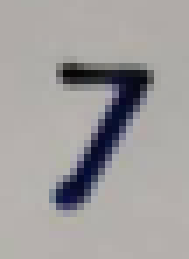
%> input picture Assignment-2/template.bmp, 27 x 37 px, shrunk from 46 x 64 before the run (shown 7 times larger)
$ octave plotFD.m   (GNU Octave 9; MATLAB toolbox functions it lacks are replaced by stand-ins)
%> lines starting %> are read from the running program, lines starting %| are printed output that depends on the picture; in (x1, y1, x2, y2) boxes, pixels count from 0 and x2, y2 are one past the last pixel; in counts of white or black regions, pixels touching at a corner belong together; the program's own positions count from 1
### Assignment-2/getSampleFD.m
function [F]=getSampleFD(GrayImg, sizeofFD)
GrayImg=rgb2gray(GrayImg);%Turn the gray image into balck/white image
bwimg=imbinarize(GrayImg, 'adaptive','ForegroundPolarity','dark','Sensitivity',0.4);%binarize the gray image
sizex=size(bwimg);%sizex is the size of bwImg
for i=1:sizex(1)%exchange the black and white to find boundary
    for j=1:sizex(2)
        if bwimg(i,j)==1
            bwimg(i,j)=0;
        elseif bwimg(i,j)==0
            bwimg(i,j)=1;
        end
    end
end
Bd=findBoundary(bwimg,8,'cw');%find the boundaries
BdPoint=Bd{1};%the only one boundary detected->the template
fx=BdPoint(:,1);%find the x and y
fy=BdPoint(:,2);
ii=sqrt(-1);
U = fx + fy*ii;%Turn the 2D coordinates of edge into 1D imaginary number
[F1]=extractFD(U);%Extracts the Fourier Descriptor of a contour
%Normalize the Fourier Descriptor, which is invariant to translation,rotation and scaling of the original contour
[F2]=normaliseFD(F1);
F=resizeFD(F2, sizeofFD);%Resize the Fourier Descriptor into assigned length
end

### Assignment-2/findBoundary.m
function B=findBoundary(BW,conn,dir)
%BOUNDARIES Trace object boundaries.
%B=BOUNDARIES(BW) traces the exterior boundaries of objects in the binary image BW.
%B is a p_by_1 cell array,where p is the number of objects in the image.
%Each cell contains a Q_by_2 matrix,each row of which contains the row and column coordinates of a boundary pixel.
%Q is the number of boundary pixels for the corresponding object.
%Object boundaries are traced in the clockwise direction.
%B=BOUNDARIES(BW,CONN) specifies the connectivity to use when tracing  boundaries.
%CONN may be either 8 or 4.The default value for CONN is 8.
%B=BOUNDARIES(BW,CONN,DIR) specifies the direction used for tracing  boundaries.
%DIR should be either 'cw'(trace boundaries clockwise) or 'ccw'(trace boundaries counterclockwise).
%If DIR is omitted BOUNDARIES traces in the clockwise direction.
if nargin<3
    dir='cw';
end
if nargin<2
    conn=8;
end
L=bwlabel(BW,conn);
%The number of objects is the maximum value of L.
%Initialize the cell array B so that each cell initially contains a 0_by_2 matrix.
numObjects=max(L(:));
if numObjects>0
    B={zeros(0,2)};
    B=repmat(B,numObjects,1);
else
    B={};%只有背景
end
%Pad label matrix with zeros（用0扩展标签矩阵）.
%This lets us write the boundary_following loop without worrying about going off the edge of the image.
Lp=padarray(L,[1 1],0,'both');
%Compute the linear indexing offsets to take us from a pixel to its neighbors.
M=size(Lp,1);
if conn==8
    %Order is N NE E SE S SW W NW.
    offsets=[-1,M-1,M,M+1,1,-M+1,-M,-M-1];
else
    %Order is N E S W.
    offsets=[-1,M,1,-M];
end
%next_search_direction_lut is a lookup tabl.Given the direction from pixel
%k to pixel k+1,what is the direction to start with when examining the
%neighborhood of pixel k+1?
if conn==8
    next_search_direction_lut=[8 8 2 2 4 4 6 6];
else
    next_search_direction_lut=[4 1 2 3];
end
%next_direction_lut is a lookup table查询表.Given that we just looked at neighbor
%in a given direction,which neighbor do we look at next?
if conn==8
  next_direction_lut=[2 3 4 5 6 7 8 1];
else
  next_direction_lut=[2 3 4 1];
end
%Values used for marking the starting and boundary pixels.
START=-1;
BOUNDARY=-2;
%Initialize scratch space in which to record the boundary pixels as well as follow the boundary.
scratch=zeros(100,1);
%Find candidate starting locations for boundaries.
[rr,cc]=find((Lp(2:end-1,:)>0)&(Lp(1:end-2,:)==0));
rr=rr+1;
for k=1:length(rr)
    r=rr(k);
    c=cc(k);%得到边界点的位置【r c】
    if (Lp(r,c)>0)&&(Lp(r-1,c)==0)&&isempty(B{Lp(r,c)}) %&->&&
        %We've found the start of the next boundary.Compute its linear
        %offset,record which boundary it is,mark it,and initialize the
        %counter for the number of boundary pixels.
        idx=(c-1)*size(Lp,1)+r;
        which=Lp(idx);
        scratch(1)=idx;
        Lp(idx)=START;
        numpixels=1;
        currentpixel=idx;
        initial_departure_direction=[];
        done=0;
        next_search_direction=2;
        while ~done
            %Find the next boundary pixel.
            direction=next_search_direction;
            found_next_pixel=0;
            for k=1:length(offsets)
                neighbor=currentpixel+offsets(direction);
                if Lp(neighbor)~=0
                    %Found the next boundary pixel.
                    if (Lp(currentpixel)==START)&&...
                        isempty(initial_departure_direction)
                    %We are making the initial departure from the starting
                    %pixel.
                    initial_departure_direction=direction;
                    elseif (Lp(currentpixel)==START)&&...
                            (initial_departure_direction==direction)
                       % We are about to retrace our path.
                       %That means we're done.
                       done=1;
                       found_next_pixel=1;
                       break;
                    end
                    %Take the next step along the boundary.
                    next_search_direction=...
                        next_search_direction_lut(direction);
                    found_next_pixel=1;
                    numpixels=numpixels+1;
                    if numpixels>size(scratch,1)
                        %Double the scratch space.
                        scratch(2*size(scratch,1))=0;
                    end
                    scratch(numpixels)=neighbor;
                    if Lp(neighbor)~=START
                       Lp(neighbor)=BOUNDARY;
                    end
                    currentpixel=neighbor;
                    break;
                end
                direction=next_direction_lut(direction);
            end
            if ~found_next_pixel
                %If there is no next neighbor,the object must just have a
                %single pixel.
                numpixels=2;
                scratch(2)=scratch(1);
                done=1;
            end
        end
        %Convert linear indices to row_column coordinates and save in the
        %output cell array.
        [row,col]=ind2sub(size(Lp),scratch(1:numpixels));
        B{which}=[row-1,col-1];
    end
end
if strcmp(dir,'ccw')
    for k=1:length(B)
        B{k}=B{k}(end:-1:1,:);
    end
end

### Assignment-2/extractFD.m
function [F]=extractFD(U)
c=sum(U) ./ length(U);%Shift to Center
T=U-c;
aT=angle(T);%Sort by angle
[~, aTI]=sort(aT);
for i=1:length(aTI)
    sT(i)=U(aTI(i));
end
if mod(length(aTI),2)==0  %Fit the case, which Length of U is not sufficient
    sT=[sT sT(1)];
end
F=fft(sT);%Output the result
end

### Assignment-2/normaliseFD.m
function [G]=normaliseFD(F)
T=F;
T(1)=0;%Translation Invariance
si=abs(T(2));
T=T ./ si;%Scale Invariance
T=abs(T);%Rotation and changes in starting point
G=T;%Output the result
end

### Assignment-2/resizeFD.m
% F: The Fourier descriptor of a contour
% G: The a resized Fourier descriptor with n elements
% Processes F to obtain G, which has been shortened to contain only n elements (assume F has more than n elements).
function [G]=resizeFD(F, n)
G=F;
len=length(F);
if (len>n)
    T1=fftshift(F);
    p=round((len-n)./2);
    T2=T1(p+1:p+n);
    G=ifftshift(T2);
end
end

### Assignment-2/getTargetFDs.m
function getTargetFDs(GrayImg, Sample1, sizeofFD,rows,columns)
[SampleFD]=getSampleFD(Sample1, sizeofFD);%Get Fourier descriptor from sample images
%Turn the gray image into balck/white image
GrayImg=rgb2gray(GrayImg);%rgb->gray
bwimg=imbinarize(GrayImg, 'adaptive','ForegroundPolarity','dark','Sensitivity',0.4);%binarize the gray image
sizex=size(bwimg);%sizex is the size of bwimg
for i=1:sizex(1)%exchange the black and white to find boundary
    for j=1:sizex(2)
        if bwimg(i,j)==1
            bwimg(i,j)=0;
        elseif bwimg(i,j)==0
            bwimg(i,j)=1;
        end
    end
end
Bd=findBoundary(bwimg,8,'cw');%find the boundary
img1=zeros(rows,columns);%the same size as the original image
df=zeros(28,1);
for n=1:28 %there are 28 marks in the original image
    BdPoint=Bd{n};%the n-th boundary detected of the 28 boudaries.
    fx=BdPoint(:,1);%the x and y
    fy=BdPoint(:,2);
    noPts=length(fx);%the number of points of a boundary
    ii = sqrt(-1);%the imaginary i
    U=fx+fy*ii;%Turn the 2D coordinates of edge into 1D imaginary number
    if noPts>sizeofFD
        [F1]=extractFD(U);%Extracts the Fourier descriptor
        [F2]=normaliseFD(F1);%Normialize the Fourier descriptor
        F=resizeFD(F2,sizeofFD);%Resize the Fourier descriptot
        diff1=compareFD(F,SampleFD);%Caculate the differences
        df(n)=diff1;
        for m=1:noPts
            img1(fx(m),fy(m),1)=255;%mark in red
        end
    end
    if df(n)<0.031   %according to diff1 of the 28 boundaries,the four '7' are the smallest.
        for k=1:noPts
            img1(fx(k),fy(k),3)=255;%mark a different color
        end
    end
end
imshow(img1);%show the result
end

### Assignment-2/compareFD.m
function [diff]=compareFD(F, G)%calculate the difference between F anf G
diff=-1;
if (length(F) == length(G))
    diff=sum((abs(F-G)) .^ 2);
end
end

### Assignment-2/plotFD.m
%main function
template = imread('template.bmp');%read the template and image
%> template is the input picture: size 37x27x3 uint8; mean R, G, B 161.2, 158.4, 158.2
Img = imread('2018.bmp');
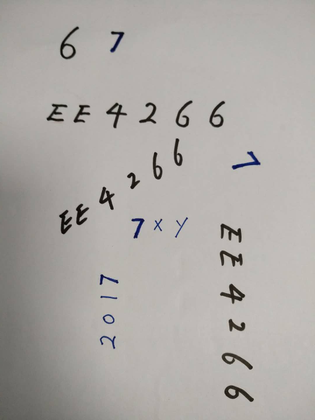
%> input picture Assignment-2/2018.bmp, 315 x 420 px, shrunk from 540 x 720 before the run
%> Img is the input picture: size 420x315x3 uint8; mean R, G, B 173.2, 169.1, 165.9
size_Img=size(Img);%calculate the size of the original image
%> size_Img = [420 315 3]
rows=size_Img(1);
%> rows = 420
columns=size_Img(2);
%> columns = 315
sizeofFD = 32;%choose the number of points used to be compared.%8-12%
getTargetFDs(Img, template, sizeofFD,rows,columns);
%> in getSampleFD, `GrayImg=rgb2gray(GrayImg);`:
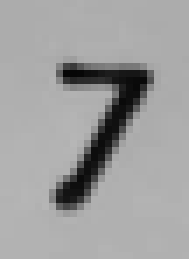
%> GrayImg: size 37x27 uint8 (shown 7 times larger); min 6, max 182, mean 159.2
%> in getSampleFD, `bwimg=imbinarize(GrayImg, 'adaptive','ForegroundPolarity','dark','Sens..`:
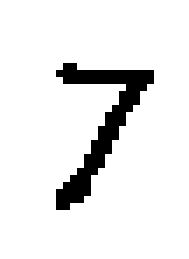
%> bwimg: size 37x27 logical (shown 7 times larger); 91.4% white; black in thin lines or dots, all inside (x1, y1, x2, y2) = (8, 9, 22, 30)
%> in findBoundary, `numObjects=max(L(:));`: numObjects = 1
%> in findBoundary, `B=repmat(B,numObjects,1);`: B = {[]}
%> in findBoundary, `[rr,cc]=find((Lp(2:end-1,:)>0)&(Lp(1:end-2,:)==0));`: rr = 24 values from 10 to 28; cc = 24 values from 10 to 23
%> in findBoundary, `rr=rr+1;`: rr = 24 values, max 29 at index 2, min 11 at index 3, mean 16.33
%> the loop in findBoundary, `for k=1:length(rr)` made 24 passes
%> (r, c, idx, which) on pass 1: (12, 10, 363, 1)
%> (r, c) on passes 2 to 7: (29, 10), (11, 11), (28, 11), (11, 12), (27, 12), (12, 13)
%> after the loop in findBoundary, `for k=1:length(rr)`: B = 1 item; col = 62 values, max 23 at index 14, min 10 at index 1, mean 15.84; direction = 2; done = 1; initial_departure_direction = 2; neighbor = 401; next_search_direction = 6; numpixels = 62; row = 62 values, max 31 at index 34, min 11 at index 2, mean 18.52; scratch = 100 values, max 871 at index 15, min 0 at index 63, mean 370.3
%> in getSampleFD, `Bd=findBoundary(bwimg,8,'cw');`: Bd = 1 item
%> in getSampleFD, `BdPoint=Bd{1};`: BdPoint = 62 rows, first 12: [11 9; 10 10; 10 11; 11 12; 11 13; 11 14; 11 15; 11 16; 11 17; 11 18; 11 19; 11 20]
%> in getSampleFD, `fx=BdPoint(:,1);`: fx = 62 values, max 30 at index 34, min 10 at index 2, mean 17.52
%> in getSampleFD, `fy=BdPoint(:,2);`: fy = 62 values, max 22 at index 14, min 9 at index 1, mean 14.84
%> in extractFD, `aT=angle(T);`: aT = 62 values, max 3.12 at index 7, min -3.01 at index 6, mean 0.386
%> in extractFD, `[~, aTI]=sort(aT);`: aTI = 62 values, max 62 at index 12, min 1 at index 11, mean 31.5
%> the loop in extractFD, `for i=1:length(aTI)` made 62 passes
%> in normaliseFD, `si=abs(T(2));`: si = 384.1
%> in normaliseFD, `T=abs(T);`: T = 63 values, max 1 at index 2, min 0 at index 1, mean 0.0812
%> in normaliseFD, `G=T;`: G has the same summary as T
%> in getSampleFD, `[F2]=normaliseFD(F1);`: F2 has the same summary as T in normaliseFD
%> in resizeFD, `len=length(F);`: len = 63
%> in resizeFD, `T1=fftshift(F);`: T1 = 63 values, max 1 at index 33, min 0 at index 32, mean 0.0812
%> in resizeFD, `p=round((len-n)./2);`: p = 16
%> in resizeFD, `T2=T1(p+1:p+n);`: T2 = 32 values, max 1 at index 17, min 0 at index 16, mean 0.114
%> in resizeFD, `G=ifftshift(T2);`: G = 32 values, max 1 at index 1, min 0 at index 32, mean 0.114
%> in getSampleFD, `F=resizeFD(F2, sizeofFD);`: F has the same summary as G in resizeFD
%> in getTargetFDs, `[SampleFD]=getSampleFD(Sample1, sizeofFD);`: SampleFD has the same summary as G in resizeFD
%> in getTargetFDs, `bwimg=imbinarize(GrayImg, 'adaptive','ForegroundPolarity','dark','Sens..`:
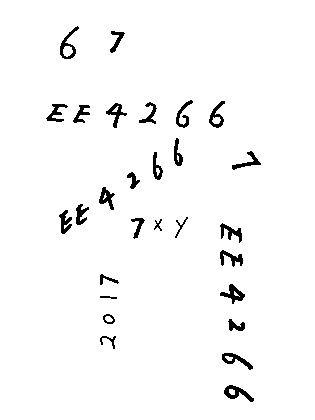
%> bwimg: size 420x315 logical; 97.1% white; 28 black regions, largest, box (x1, y1, x2, y2) and area: (224, 385, 254, 402) 213, (220, 284, 245, 304) 205, (60, 26, 79, 59) 195
%> call 2 of findBoundary, with conn = 8, dir = 'cw'
%> in findBoundary (call 2), `L=bwlabel(BW,conn);`:
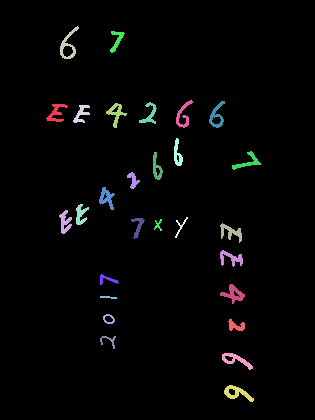
%> L: size 420x315 double; 29 distinct labels, from 0 to 28; one colour per label, 0 black
%> in findBoundary (call 2), `numObjects=max(L(:));`: numObjects = 28
%> in findBoundary (call 2), `B=repmat(B,numObjects,1);`: B = 28 items
%> in findBoundary (call 2), `Lp=padarray(L,[1 1],0,'both');`: Lp: size 422x317 double; 29 distinct labels, from 0 to 28
%> in findBoundary (call 2), `[rr,cc]=find((Lp(2:end-1,:)>0)&(Lp(1:end-2,:)==0));`: rr = 711 values from 27 to 399; cc = 711 values from 48 to 262
%> in findBoundary (call 2), `rr=rr+1;`: rr = 711 values, max 400 at index 701, min 28 at index 112, mean 200.4
%> the loop in findBoundary (call 2), `for k=1:length(rr)` made 711 passes
%> (r, c, idx) on passes 1, 29, 30: (120, 48, 19954), (217, 61, 25537), (48, 62, 25790)
%> (r, c) on passes 2 to 7: (119, 49), (118, 50), (117, 51), (116, 52), (115, 53), (106, 54)
%> after the loop in findBoundary (call 2), `for k=1:length(rr)`:
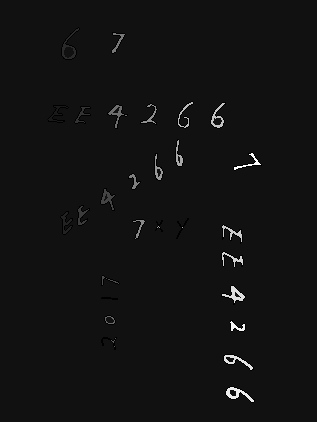
%> Lp: size 422x317 double; min -2, max 28, mean 0.2; drawn with min black and max white
%> after the loop in findBoundary (call 2), `for k=1:length(rr)`: col = 80 values, max 262 at index 48, min 234 at index 1, mean 248.7; currentpixel = 98493; direction = 3; done = 1; idx = 98493; initial_departure_direction = 3; neighbor = 98915; next_search_direction = 8; numpixels = 80; row = 80 values, max 171 at index 75, min 153 at index 35, mean 163.8; scratch = 100 values, max 110308 at index 49, min 0 at index 94, mean 95920.1; which = 28
%> in getTargetFDs, `Bd=findBoundary(bwimg,8,'cw');`: Bd = 28 items
%> the loop in getTargetFDs, `for n=1:28` made 28 passes
%> (noPts, si in normaliseFD, len in resizeFD, p in resizeFD, diff in compareFD, diff1) on passes 1, 2, 3, 4, 5, 6, 7, 8, 9, 11, 12, 13: (92, 664.9, 93, 31, 0.13, 0.13), (76, 500.7, 77, 23, 0.132, 0.132), (81, 792.3, 81, 25, 0.0475, 0.0475), (77, 495, 77, 23, 0.136, 0.136), (70, 462.9, 71, 20, 0.126, 0.126), (64, 478.3, 65, 17, 0.0918, 0.0918), (52, 275.3, 53, 11, 0.0278, 0.0278), (35, 125.1, 35, 2, 0.246, 0.246), (60, 339.8, 61, 15, 0.0429, 0.0429), (74, 567.4, 75, 22, 0.113, 0.113), (62, 409, 63, 16, 0.0254, 0.0254), (46, 239.1, 47, 8, 0.0988, 0.0988)
%> noPts on pass 10: 30
%> after the loop in getTargetFDs, `for n=1:28`:
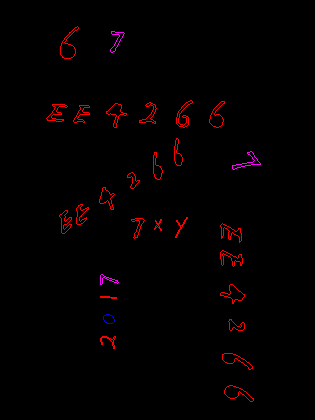
%> img1: size 420x315x3 double; mean R, G, B 3.5, 0, 0.4
%> after the loop in getTargetFDs, `for n=1:28`: F = 32 values, max 1 at index 1, min 0 at index 32, mean 0.108; F2 = 81 values, max 1 at index 2, min 0 at index 1, mean 0.0687; df = 28 values, max 0.246 at index 8, min 0 at index 10, mean 0.0874
